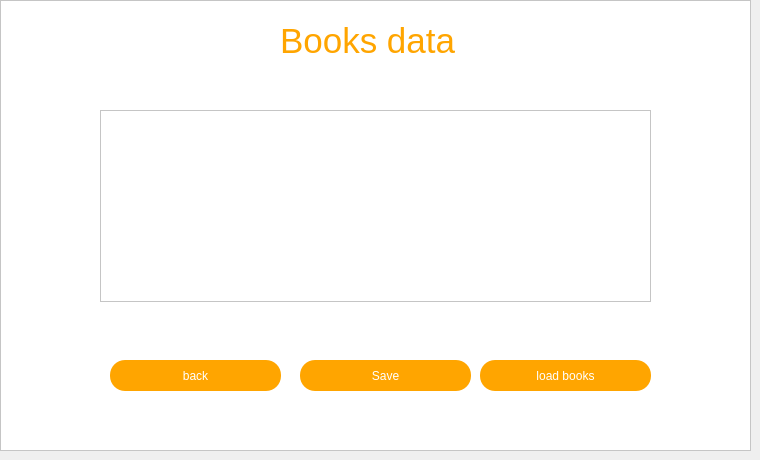
     <widget class="QWidget" name="page_8">
      <widget class="QFrame" name="frame_11">
       <property name="geometry">
        <rect>
         <x>0</x>
         <y>0</y>
         <width>751</width>
         <height>451</height>
        </rect>
       </property>
       <property name="styleSheet">
        <string notr="true">background: #fff;</string>
       </property>
       <property name="frameShape">
        <enum>QFrame::StyledPanel</enum>
       </property>
       <property name="frameShadow">
        <enum>QFrame::Raised</enum>
       </property>
       <widget class="QLabel" name="label_10">
        <property name="geometry">
         <rect>
          <x>234</x>
          <y>20</y>
          <width>291</width>
          <height>41</height>
         </rect>
        </property>
        <property name="font">
         <font>
          <pointsize>-1</pointsize>
         </font>
        </property>
        <property name="styleSheet">
         <string notr="true">text-align: center;
color: #ffa500;
margin: 0 auto;
font-size: 35px;
font-family: 'Droid Sans';</string>
        </property>
        <property name="text">
         <string>Books data</string>
        </property>
       </widget>
       <widget class="QPushButton" name="loadbook">
        <property name="geometry">
         <rect>
          <x>480</x>
          <y>360</y>
          <width>171</width>
          <height>31</height>
         </rect>
        </property>
        <property name="styleSheet">
         <string notr="true">Padding: 1px;
Border-radius: 15px;
Background: #ffa500;
Color: #fff;</string>
        </property>
        <property name="text">
         <string>load books</string>
        </property>
       </widget>
       <widget class="QPushButton" name="back_2">
        <property name="geometry">
         <rect>
          <x>110</x>
          <y>360</y>
          <width>171</width>
          <height>31</height>
         </rect>
        </property>
        <property name="styleSheet">
         <string notr="true">Padding: 1px;
Border-radius: 15px;
Background: #ffa500;
Color: #fff;</string>
        </property>
        <property name="text">
         <string>back</string>
        </property>
       </widget>
       <widget class="QLabel" name="headLabel_2">
        <property name="geometry">
         <rect>
          <x>190</x>
          <y>100</y>
          <width>479</width>
          <height>16</height>
         </rect>
        </property>
        <property name="styleSheet">
         <string notr="true">color: #fefefe;</string>
        </property>
        <property name="text">
         <string/>
        </property>
       </widget>
       <widget class="QTableView" name="tableView_3">
        <property name="enabled">
         <bool>true</bool>
        </property>
        <property name="geometry">
         <rect>
          <x>100</x>
          <y>110</y>
          <width>551</width>
          <height>192</height>
         </rect>
        </property>
       </widget>
       <widget class="QPushButton" name="save">
        <property name="geometry">
         <rect>
          <x>300</x>
          <y>360</y>
          <width>171</width>
          <height>31</height>
         </rect>
        </property>
        <property name="styleSheet">
         <string notr="true">Padding: 1px;
Border-radius: 15px;
Background: #ffa500;
Color: #fff;</string>
        </property>
        <property name="text">
         <string>Save</string>
        </property>
       </widget>
      </widget>
     </widget>
